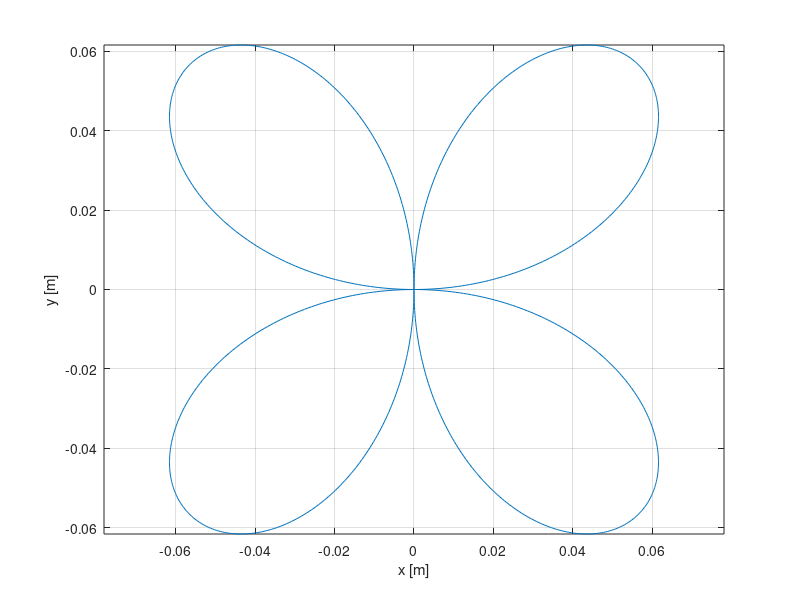

The MATLAB source for this figure:
clear
close all
clc

a = 0.08;          % scale [m]
T = 10;            % period [s]
omega = 2*pi/T;

xc = 0;            % set e.g. 0.145 to translate the shape
yc = 0;

phi = @(t) omega*t;

% Desired trajectory
xd = @(t) xc + a*sin(2*phi(t)).*cos(phi(t));
yd = @(t) yc + a*sin(2*phi(t)).*sin(phi(t));

% First derivatives
dxd = @(t) a*omega*( ...
      2*cos(2*phi(t)).*cos(phi(t)) ...
    - sin(2*phi(t)).*sin(phi(t)) );

dyd = @(t) a*omega*( ...
      2*cos(2*phi(t)).*sin(phi(t)) ...
    + sin(2*phi(t)).*cos(phi(t)) );

% Second derivatives
ddxd = @(t) a*omega^2*( ...
     -5*sin(2*phi(t)).*cos(phi(t)) ...
     -4*cos(2*phi(t)).*sin(phi(t)) );

ddyd = @(t) a*omega^2*( ...
     -5*sin(2*phi(t)).*sin(phi(t)) ...
     +4*cos(2*phi(t)).*cos(phi(t)) );

% Third derivatives
dddxd = @(t) a*omega^3*( ...
     -14*cos(2*phi(t)).*cos(phi(t)) ...
     +13*sin(2*phi(t)).*sin(phi(t)) );

dddyd = @(t) a*omega^3*( ...
     -14*cos(2*phi(t)).*sin(phi(t)) ...
     -13*sin(2*phi(t)).*cos(phi(t)) );

% Physical parameters
m     = 0.01;
Jm    = 0.00005;
rm    = 0.02;
Km    = 1;

mu_r  = 0.001;
mu_lx = 0.005;
mu_ly = 0.01;

Lm = 1e-3;      % motor inductance [H]
Rm = 100;       % motor resistance [Ohm]

% Equivalent parameters
Meq = m + 2*Jm/rm^2;

Bx = 2*mu_lx + 8*mu_r;
By = 2*mu_ly + 4*mu_r;

% Required transformed currents
ix = @(t) (rm/Km) * ...
    (Meq*ddxd(t) + Bx*dxd(t));

iy = @(t) (rm/Km) * ...
    (Meq*ddyd(t) + By*dyd(t));

% Physical motor currents
iL = @(t) 0.5*(ix(t) + iy(t));
iR = @(t) 0.5*(ix(t) - iy(t));

% Derivatives of transformed currents
dix = @(t) (rm/Km) * ...
    (Meq*dddxd(t) + Bx*ddxd(t));

diy = @(t) (rm/Km) * ...
    (Meq*dddyd(t) + By*ddyd(t));

% Required transformed voltages
ux = @(t) Lm*dix(t) ...
    + Rm*ix(t) ...
    + (2*Km/rm)*dxd(t);

uy = @(t) Lm*diy(t) ...
    + Rm*iy(t) ...
    + (2*Km/rm)*dyd(t);

% Physical motor voltages
uL = @(t) 0.5*(ux(t) + uy(t));
uR = @(t) 0.5*(ux(t) - uy(t));

% Decoupled state-space model
A = [0  1                  0                  0  0                  0;
     0 -Bx/Meq             Km/(rm*Meq)        0  0                  0;
     0 -2*Km/(Lm*rm)      -Rm/Lm              0  0                  0;
     0  0                  0                  0  1                  0;
     0  0                  0                  0 -By/Meq             Km/(rm*Meq);
     0  0                  0                  0 -2*Km/(Lm*rm)      -Rm/Lm];

B = [0       0;
     0       0;
     1/Lm    0;
     0       0;
     0       0;
     0       1/Lm];

C = [1 0 0 0 0 0;
     0 0 0 1 0 0];

D = zeros(2,2);

sys = ss(A,B,C,D);

% Simulation
t = linspace(0,T,1000)';

Ux = ux(t);
Uy = uy(t);

X0 = [xd(0);
      dxd(0);
      ix(0);
      yd(0);
      dyd(0);
      iy(0)];

U = [Ux Uy];

[Y,t,X] = lsim(sys,U,t,X0);

x = Y(:,1);
y = Y(:,2);

% Plot
plot(x,y)
axis equal
grid on
xlabel('x [m]')
ylabel('y [m]')
